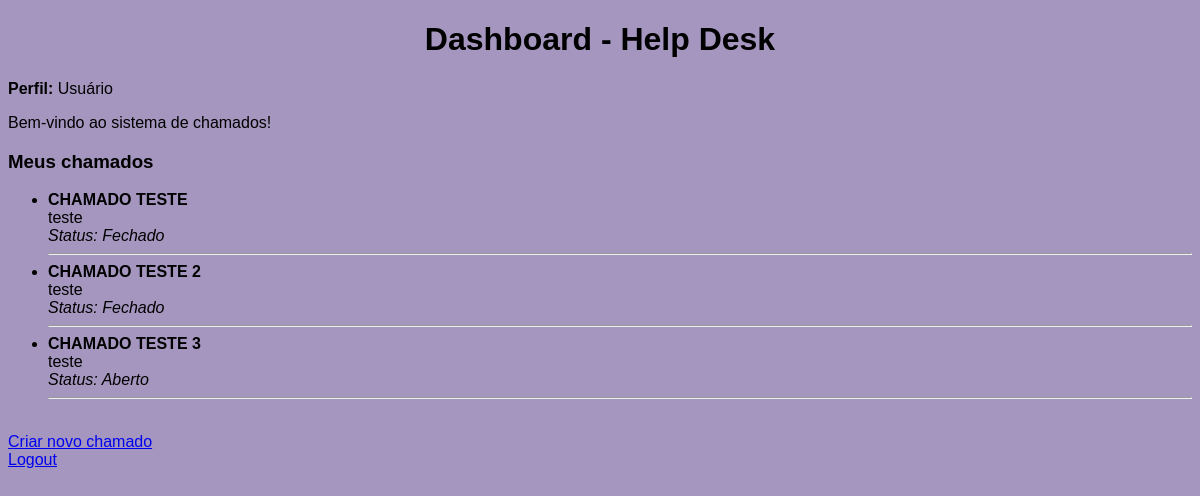
Before: /dashboard (signed in) with the older database file.
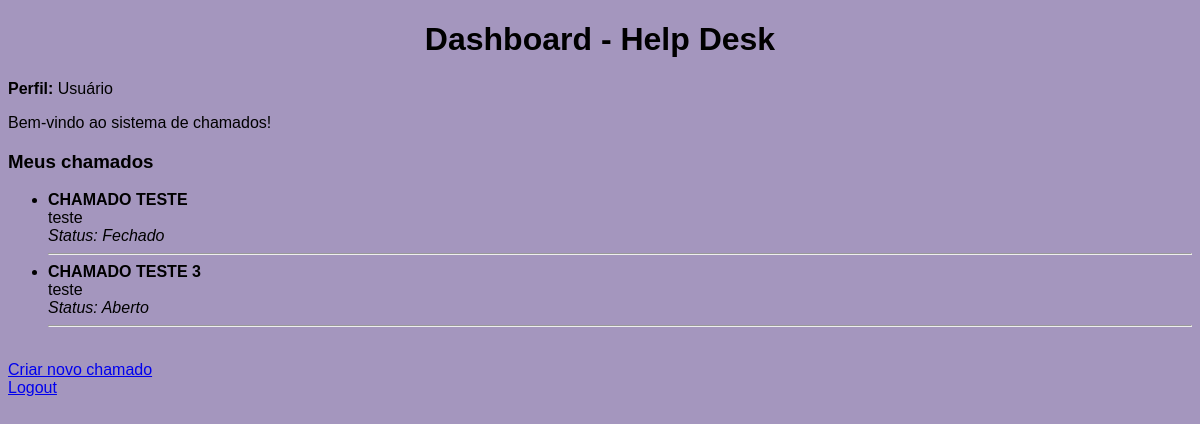
After: the same page with the newer database file.
### tables this page shows
CREATE TABLE tickets (
    id INTEGER PRIMARY KEY AUTOINCREMENT,
    titulo TEXT NOT NULL,
    descricao TEXT NOT NULL,
    status TEXT NOT NULL,
    user_id INTEGER NOT NULL
);

### app.py (the view)
@app.route('/dashboard')
def dashboard():
    if 'user_id' not in session:
        return redirect(url_for('login'))
    conn = get_db_connection()
    cursor = conn.cursor()
    if session.get('is_admin'):
        cursor.execute("SELECT * FROM tickets")
    else:
        cursor.execute(
            "SELECT * FROM tickets WHERE user_id = ?",
            (session['user_id'],)
        )
    tickets = cursor.fetchall()
    conn.close()
    return render_template('dashboard.html', tickets=tickets)

### app.py (called while the page is built)
def get_db_connection():
    conn = sqlite3.connect('database.db')
    return conn

### templates/dashboard.html (shortened to what this page needs)
<!DOCTYPE html>
<html lang="pt-br">
<head>
    <link rel="stylesheet" href="{{ url_for('static', filename='style.css') }}">
</head>
<body>
    <h1>Dashboard - Help Desk</h1>
    {% if session.is_admin %}
        <p><strong>Perfil:</strong> Administrador</p>
    {% else %}
        <p><strong>Perfil:</strong> Usuário</p>
    {% endif %}
    <p>Bem-vindo ao sistema de chamados!</p>
    <h3>Meus chamados</h3>
    {% if tickets %}
        <ul>
            {% for ticket in tickets %}
                <li>
                    <strong>{{ ticket[1] }}</strong><br>
                    {{ ticket[2] }}<br>
                    <em>Status: {{ ticket[3] }}</em><br>
                </li>
                <hr>
            {% endfor %}
        </ul>
    {% else %}
        <p>Você ainda não criou nenhum chamado.</p>
    {% endif %}
    <br>
    <a href="{{ url_for('create_ticket') }}">Criar novo chamado</a><br>
    <a href="{{ url_for('logout') }}">Logout</a>
</body>
</html>

### static/style.css (style rules this page uses)
body { font-family: Arial, Helvetica, sans-serif; background-color: rgb(164, 150, 190); }
h1 { text-align: center; }

Changed rows visible on the page:
removed tickets: titulo "CHAMADO TESTE 2", descricao "teste", status "Fechado"
